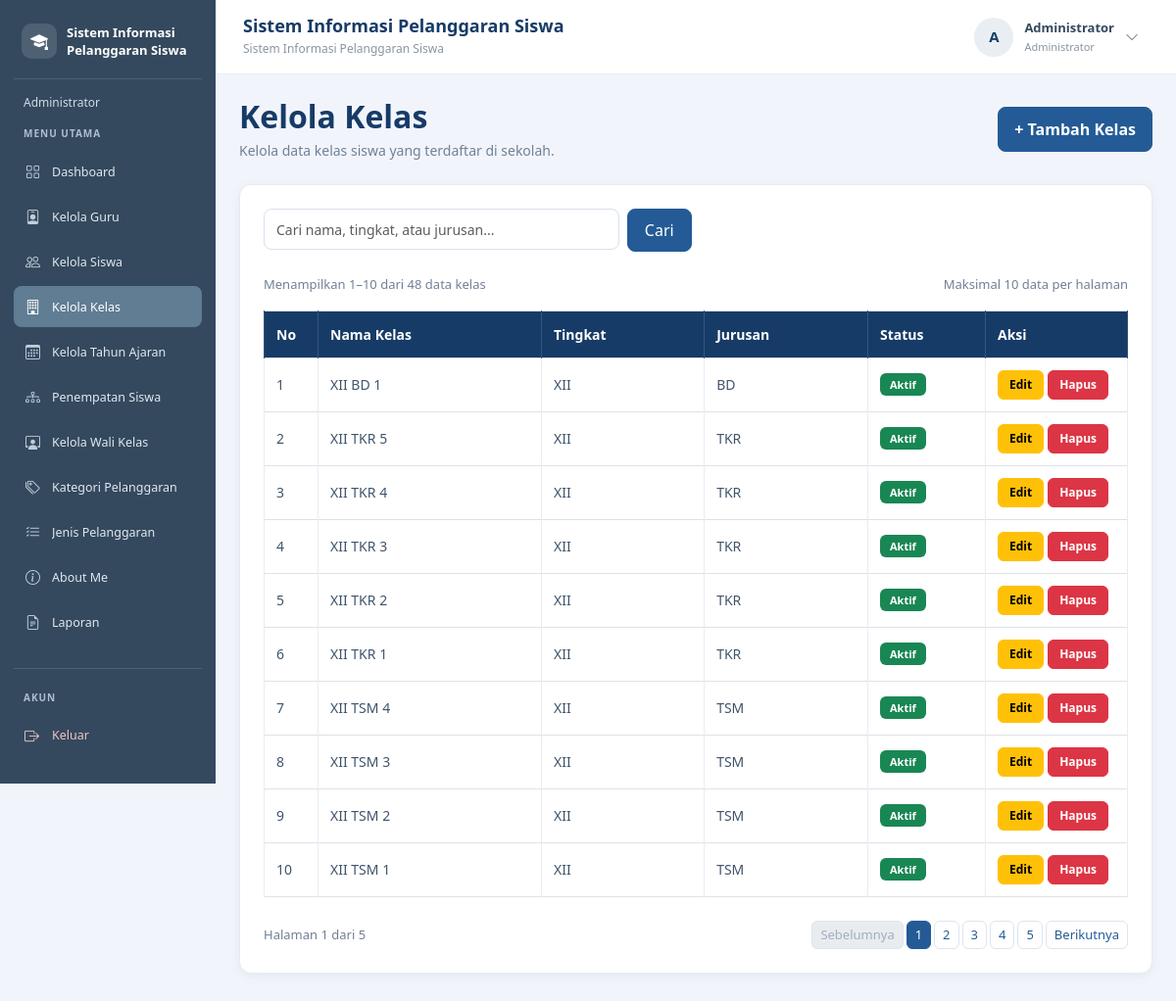
The app's page /kelas.php (signed in) with its own data.
### tables this page shows
CREATE TABLE `t_kelas` (
  `id` int(11) NOT NULL,
  `nama` varchar(100) NOT NULL,
  `tingkat` varchar(20) NOT NULL,
  `jurusan` varchar(100) NOT NULL,
  `status_aktif` tinyint(1) NOT NULL,
  `created_at` timestamp NULL DEFAULT current_timestamp(),
  `updated_at` timestamp NULL DEFAULT current_timestamp()
);

### kelas.php (the view, shortened to what this page needs)
<?php
include "config/koneksi.php";
$cari = trim($_GET['cari'] ?? '');
$batas = 10;
$halaman = max(1, (int)($_GET['halaman'] ?? 1));
$keyword = "%" . $cari . "%";
$sqlJumlah = "SELECT COUNT(*) AS total
              FROM t_kelas
              WHERE nama LIKE ?
                 OR tingkat LIKE ?
                 OR jurusan LIKE ?";
$stmtJumlah = mysqli_prepare($koneksi, $sqlJumlah);
mysqli_stmt_bind_param(
    $stmtJumlah,
    "sss",
    $keyword,
    $keyword,
    $keyword
);
mysqli_stmt_execute($stmtJumlah);
$dataJumlah = mysqli_fetch_assoc(
    mysqli_stmt_get_result($stmtJumlah)
);
$totalData = (int)$dataJumlah['total'];
$totalHalaman = max(1, (int)ceil($totalData / $batas));
$offset = ($halaman - 1) * $batas;
$sql = "SELECT id, nama, tingkat, jurusan, status_aktif
        FROM t_kelas
        WHERE nama LIKE ?
           OR tingkat LIKE ?
           OR jurusan LIKE ?
        ORDER BY id DESC
        LIMIT ? OFFSET ?";
$stmt = mysqli_prepare($koneksi, $sql);
mysqli_stmt_bind_param(
    $stmt,
    "sssii",
    $keyword,
    $keyword,
    $keyword,
    $batas,
    $offset
);
mysqli_stmt_execute($stmt);
$result = mysqli_stmt_get_result($stmt);
function urlHalamanKelas($nomorHalaman, $cari)
{
    return "kelas.php?" . http_build_query([
        "cari" => $cari,
        "halaman" => $nomorHalaman
    ]);
}
?>
<!DOCTYPE html>
<html lang="id">
<head>
    <link href="https://cdn.jsdelivr.net/npm/bootstrap@5.3.8/dist/css/bootstrap.min.css"
          rel="stylesheet">
</head>
<body>
<?php include "includes/sidebar.php"; ?>
<?php include "includes/navbar.php"; ?>
<main class="konten-utama">
    <div class="d-flex flex-wrap justify-content-between align-items-center gap-3 mb-4">
        <div>
            <h2 class="judul-halaman">Kelola Kelas</h2>
            <p class="deskripsi-halaman">
                Kelola data kelas siswa yang terdaftar di sekolah.
            </p>
        </div>
        <a href="tambah_kelas.php" class="btn btn-tambah">
            + Tambah Kelas
        </a>
    </div>
    <div class="card card-data">
        <div class="card-body p-3 p-md-4">
            <form method="GET" action="kelas.php" class="row g-2 mb-4">
                <div class="col-md-6 col-lg-5">
                    <input
                        type="search"
                        name="cari"
                        class="form-control"
                        placeholder="Cari nama, tingkat, atau jurusan..."
                        value="<?= htmlspecialchars($cari, ENT_QUOTES, 'UTF-8'); ?>">
                </div>
                <div class="col-auto">
                    <button type="submit" class="btn btn-cari">
                        Cari
                    </button>
                </div>
            </form>
            <div class="d-flex flex-wrap justify-content-between align-items-center gap-2 mb-3">
                <div class="info-data">
                    <?php if ($totalData > 0) { ?>
                        Menampilkan <?= $offset + 1; ?>–<?= min($offset + $batas, $totalData); ?>
                        dari <?= $totalData; ?> data kelas
                    <?php } else { ?>
                        Tidak ada data kelas
                    <?php } ?>
                </div>
                <div class="info-data">
                    Maksimal <?= $batas; ?> data per halaman
                </div>
            </div>
            <div class="table-responsive">
                <table class="table table-bordered table-hover align-middle">
                    <thead>
                        <tr>
                            <th width="55">No</th>
                            <th>Nama Kelas</th>
                            <th>Tingkat</th>
                            <th>Jurusan</th>
                            <th width="120">Status</th>
                            <th width="145">Aksi</th>
                        </tr>
                    </thead>
                    <tbody>
                    <?php
                    $no = $offset + 1;
                    if (mysqli_num_rows($result) > 0) {
                        while ($kelas = mysqli_fetch_assoc($result)) {
                    ?>
                        <tr>
                            <td><?= $no++; ?></td>
                            <td>
                                <?= htmlspecialchars($kelas['nama'], ENT_QUOTES, 'UTF-8'); ?>
                            </td>
                            <td>
                                <?= htmlspecialchars($kelas['tingkat'], ENT_QUOTES, 'UTF-8'); ?>
                            </td>
                            <td>
                                <?= htmlspecialchars($kelas['jurusan'], ENT_QUOTES, 'UTF-8'); ?>
                            </td>
                            <td>
                                <?php if ($kelas['status_aktif'] == 1) { ?>
                                    <span class="badge bg-success">Aktif</span>
                                <?php } else { ?>
                                    <span class="badge bg-secondary">Tidak Aktif</span>
                                <?php } ?>
                            </td>
                            <td>
                                <div class="d-flex flex-wrap gap-1">
                                    <a
                                        href="edit_kelas.php?id=<?= (int)$kelas['id']; ?>"
                                        class="btn btn-warning btn-aksi">
                                        Edit
                                    </a>
                                    <form
                                        action="hapus_kelas.php"
                                        method="POST"
                                        class="d-inline"
                                        onsubmit="return confirm('Yakin ingin menghapus kelas ini?');">
                                        <button type="submit" class="btn btn-danger btn-aksi">
                                            Hapus
                                        </button>
                                    </form>
                                </div>
                            </td>
                        </tr>
                    <?php
                        }
                    } ?>
                    </tbody>
                </table>
            </div>
            <?php if ($totalHalaman > 1) { ?>
                <div class="d-flex flex-wrap justify-content-between align-items-center gap-2 mt-4">
                    <small class="info-data">
                        Halaman <?= $halaman; ?> dari <?= $totalHalaman; ?>
                    </small>
                    <nav aria-label="Navigasi halaman kelas">
                        <ul class="pagination pagination-sm mb-0">
                            <li class="page-item <?= ($halaman <= 1) ? 'disabled' : ''; ?>">
                                <a
                                    class="page-link"
                                    href="<?= htmlspecialchars(urlHalamanKelas(max(1, $halaman - 1), $cari), ENT_QUOTES, 'UTF-8'); ?>">
                                    Sebelumnya
                                </a>
                            </li>
                            <?php for ($i = 1; $i <= $totalHalaman; $i++) { ?>
                                <li class="page-item <?= ($i === $halaman) ? 'active' : ''; ?>">
                                    <a
                                        class="page-link"
                                        href="<?= htmlspecialchars(urlHalamanKelas($i, $cari), ENT_QUOTES, 'UTF-8'); ?>">
                                        <?= $i; ?>
                                    </a>
                                </li>
                            <?php } ?>
                            <li class="page-item <?= ($halaman >= $totalHalaman) ? 'disabled' : ''; ?>">
                                <a
                                    class="page-link"
                                    href="<?= htmlspecialchars(urlHalamanKelas(min($totalHalaman, $halaman + 1), $cari), ENT_QUOTES, 'UTF-8'); ?>">
                                    Berikutnya
                                </a>
                            </li>
                        </ul>
                    </nav>
                </div>
            <?php } ?>
        </div>
    </div>
</main>
</body>
</html>

### kelas.php (style rules this page uses)
body { margin: 0; background: #F1F5FB; }
.konten-utama { margin-left: 220px !important; width: calc(100% - 220px) !important; min-height: 100vh; padding: 100px 24px 30px; box-sizing: border-box; }
.konten-utama, .konten-utama * { box-sizing: border-box; }
.konten-utama .judul-halaman { color: #173B67; font-weight: 700; margin-bottom: 5px; }
.konten-utama .deskripsi-halaman { color: #718096; font-size: 14px; margin-bottom: 0; }
.konten-utama .btn-tambah { background: #245B96; border: 1px solid #245B96; color: #fff; border-radius: 8px; padding: 10px 16px; font-weight: 600; }
.konten-utama .card-data { background: #fff; border: 1px solid #E5EAF2; border-radius: 12px; box-shadow: 0 3px 12px rgba(23, 59, 103, 0.06); }
.konten-utama .form-control { min-height: 42px; border: 1px solid #D8E1ED; border-radius: 8px; font-size: 14px; }
.konten-utama .btn-cari { background: #245B96; border-color: #245B96; color: #fff; border-radius: 8px; padding: 9px 17px; }
.konten-utama .table { margin-bottom: 0; font-size: 14px; white-space: nowrap; }
.konten-utama .table thead th { background: #173B67; color: #fff; font-weight: 600; padding: 13px 12px; border-color: #31577F; }
.konten-utama .table tbody td { padding: 12px; color: #40546B; border-color: #E8EDF4; }
.konten-utama .badge { padding: 6px 10px; border-radius: 6px; font-size: 11px; font-weight: 600; }
.konten-utama .btn-aksi { border-radius: 6px; font-size: 12px; padding: 5px 11px; font-weight: 600; }
.konten-utama .info-data { color: #718096; font-size: 13px; }
.konten-utama .pagination { gap: 4px; }
.konten-utama .page-link { border: 1px solid #DCE5F0; color: #245B96; border-radius: 6px !important; font-size: 13px; }
.konten-utama .page-item.active .page-link { background: #245B96; border-color: #245B96; color: #fff; }
.konten-utama .page-item.disabled .page-link { color: #A0AEC0; }

### records on screen
t_kelas: nama "XII BD 1", tingkat "XII", jurusan "BD", status_aktif "Aktif"
t_kelas: nama "XII TKR 5", tingkat "XII", jurusan "TKR", status_aktif "Aktif"
t_kelas: nama "XII TKR 4", tingkat "XII", jurusan "TKR", status_aktif "Aktif"
t_kelas: nama "XII TKR 3", tingkat "XII", jurusan "TKR", status_aktif "Aktif"
t_kelas: nama "XII TKR 2", tingkat "XII", jurusan "TKR", status_aktif "Aktif"
t_kelas: nama "XII TKR 1", tingkat "XII", jurusan "TKR", status_aktif "Aktif"
t_kelas: nama "XII TSM 4", tingkat "XII", jurusan "TSM", status_aktif "Aktif"
t_kelas: nama "XII TSM 3", tingkat "XII", jurusan "TSM", status_aktif "Aktif"
t_kelas: nama "XII TSM 2", tingkat "XII", jurusan "TSM", status_aktif "Aktif"
t_kelas: nama "XII TSM 1", tingkat "XII", jurusan "TSM", status_aktif "Aktif"

### other values on screen
$labelRole "Administrator"
$menu[0] "Dashboard"
$menu[0] "Kelola Guru"
$menu[0] "Kelola Siswa"
$menu[0] "Kelola Kelas"
$menu[0] "Kelola Tahun Ajaran"
$menu[0] "Penempatan Siswa"
$menu[0] "Kelola Wali Kelas"
$menu[0] "Kategori Pelanggaran"
$menu[0] "Jenis Pelanggaran"
$menu[0] "About Me"
$menu[0] "Laporan"
$judulNavbar "Sistem Informasi Pelanggaran Siswa"
$inisial "A"
$namaPengguna "Administrator"
